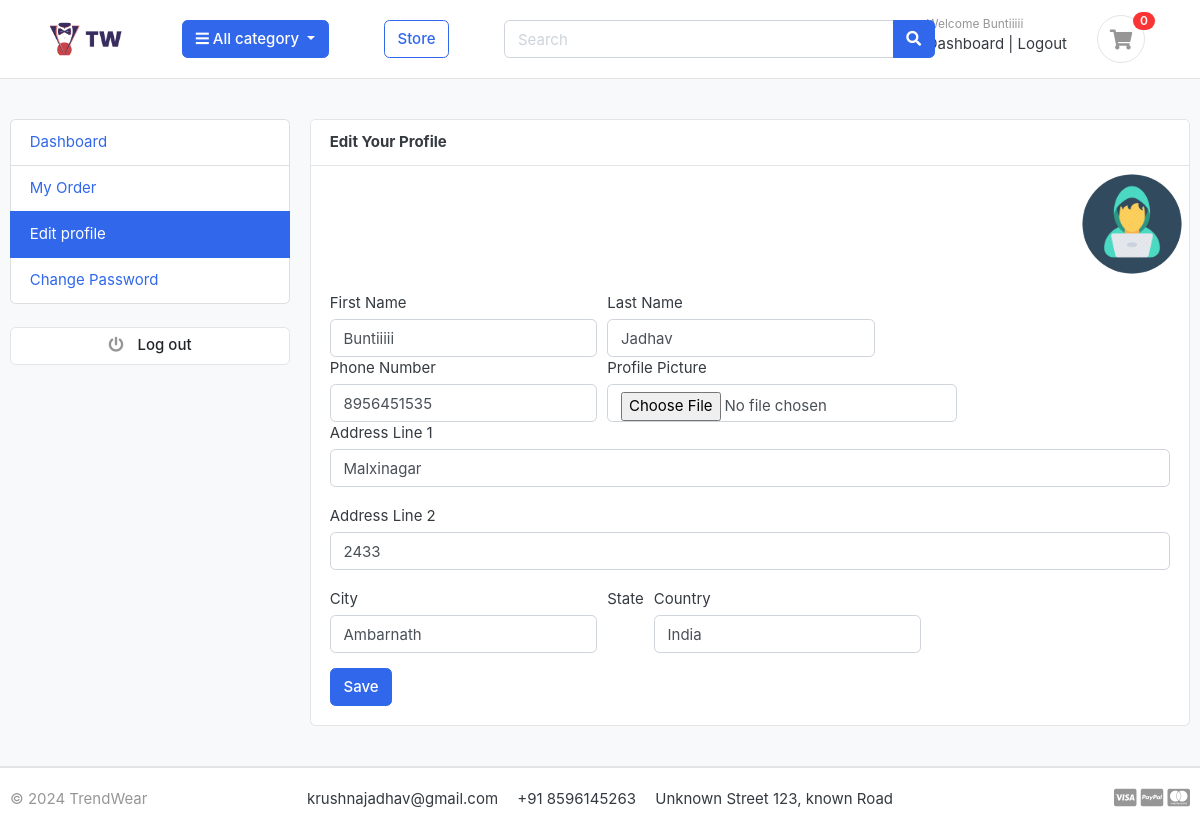
The page /accounts/edit_profile/ (signed in) on the database its author committed.
### accounts/models.py (models this page shows, shortened)
class Account(AbstractBaseUser):
    first_name   = models.CharField(max_length=50)
    last_name    = models.CharField(max_length=50)
    username     = models.CharField(max_length=50,unique=True)
    email        = models.EmailField(max_length=100,unique=True)
    phone_number = models.CharField(max_length=50)
    date_joined   = models.DateTimeField(auto_now_add=True)
    last_login    = models.DateTimeField(auto_now_add=True)
    is_admin      = models.BooleanField(default=False)
    is_staff      = models.BooleanField(default=False)
    is_active     = models.BooleanField(default=False)
    is_superadmin = models.BooleanField(default=False)
    USERNAME_FIELD = 'email'
    REQUIRED_FIELDS =['username','first_name','last_name']
    objects=MyAccountManager()

class UserProfile(models.Model):
    user=models.OneToOneField(Account,on_delete=models.CASCADE)
    address_line_1=models.CharField(blank=True,max_length=100)
    address_line_2=models.CharField(blank=True,max_length=100)
    profile_picture=models.ImageField(blank=True,upload_to='userprofile')
    city=models.CharField(max_length=20,blank=True)
    state=models.CharField(max_length=20,blank=True)
    country=models.CharField(max_length=20,blank=True)

### accounts/views.py (the view)
# urls.py: path('edit_profile/',v.edit_profile,name='edit_profile')
def edit_profile(request):
    userprofile=get_object_or_404(UserProfile,user=request.user)
    if request.method == "POST":
        user_form = UserForm(request.POST,instance=request.user)
        profile_form=UserProfileForm(request.POST,request.FILES,instance=userprofile)
        if user_form.is_valid() and profile_form.is_valid():
            user_form.save()
            profile_form.save()
            messages.success(request,'Your profile is updated')
            return redirect('edit_profile')
    else:
        user_form=UserForm(instance=request.user)
        profile_form=UserProfileForm(instance=userprofile)
    context={
        'user_form':user_form,
        'profile_form':profile_form,
        'userprofile':userprofile
    }
    return render(request,'accounts/edit_profile.html',context)

### accounts/forms.py
class UserForm(forms.ModelForm):
    class Meta:
        model = Account
        fields = ('first_name','last_name','phone_number')
    def __init__(self,*args,**kwargs):
        super(UserForm,self).__init__(*args,**kwargs)
        for field in self.fields:
            self.fields[field].widget.attrs['class'] = 'form-control'

class UserProfileForm(forms.ModelForm):
    profile_picture = forms.ImageField(required=False,error_messages={'invalid':("Image Files Only")},widget=forms.FileInput )
    class Meta:
        model=UserProfile
        fields = ('address_line_1','address_line_2','city','country','profile_picture')
    def __init__(self,*args,**kwargs):
        super(UserProfileForm,self).__init__(*args,**kwargs)
        for field in self.fields:
            self.fields[field].widget.attrs['class'] = 'form-control'

### EK_app/context_processors.py (called while the page is built)
def menu_links(request):
    links = Category.objects.all()
    return dict(links=links)

### EK_app/models.py (called while the page is built)
    def get_url(self):
        return reverse('products_by_category',args=[self.slug])

### cart/context_processors.py (called while the page is built)
def counter(request):
    cart_count=0
    if 'admin' in request.path:
        return {}
    else:
        try:
            cart=Cart.objects.filter(cart_id=_cart_id(request))
            if request.user.is_authenticated:
                cart_items = CartItem.objects.all().filter(user=request.user)
            else:
                cart_items = CartItem.objects.all().filter(cart=cart[:1])
            for cart_item in cart_items:
                cart_count  += cart_item.quantity
        except Cart.DoesNotExist:
            cart_count=0
    return dict(cart_count=cart_count)

### cart/views.py (called while the page is built)
def _cart_id(request):
    cart=request.session.session_key
    if not cart:
        cart=request.session.create()
    return cart

### EK_app/templates/accounts/edit_profile.html (shortened to what this page needs)
{% extends "base.html" %}
{% block content %}
<section class="section-conten padding-y bg">
    <div class="container">
        <div class="row">
       {% include "includes/dashboard_sidebar.html" %}
        <main class="col-md-9">
            <article class="card">
            <header class="card-header">
                <strong class="d-inline-block mr-3">Edit Your Profile</strong>
            </header>
            <div class="text-right mx-2 mt-2">
                <img src="{{userprofile.profile_picture.url}}" alt="profile picture" width="100" style="border-radius:50px;">
            </div>
            <div class="card-body">
                <div class="row">
                    <div class="col-md-12">
                        <form action="{% url 'edit_profile' %}" method="POST" enctype="multipart/form-data">
                            <div class="form-row">
                                <div class="form-group-col-md-6">
                                    <label>First Name</label>
                                    {{user_form.first_name}}
                                </div>
                                <div class="form-group-col-md-6">
                                    <label>Last Name</label>
                                    {{user_form.last_name}}
                                </div>
                            </div>
                            <div class="form-row">
                                <div class="form-group-col-md-6">
                                    <label>Phone Number </label>
                                    {{user_form.phone_number}}
                                </div>
                                <div class="form-group-col-md-6">
                                    <label>Profile Picture</label>
                                    {{profile_form.profile_picture}}
                                </div>
                            </div>
                            <div class="form-group">
                                <label for="">Address Line 1</label>
                                {{profile_form.address_line_1}}
                            </div>
                            <div class="form-group">
                                <label for="">Address Line 2</label>
                                {{profile_form.address_line_2}}
                            </div>
                            <div class="form-row mb-3">
                                <div class="form-group-col-md-4">
                                    <label>City</label>
                                    {{profile_form.city}}
                                </div>
                                <div class="form-group-col-md-4">
                                    <label>State</label>
                                </div>
                                <div class="form-group-col-md-4">
                                    <label>Country</label>
                                    {{profile_form.country}}
                                </div>
                            </div>
                            <input type="submit" value="Save" class="btn btn-primary">
                        </form>
                    </div>
                </div>
            </div>
            </article>
        </main>
    </div>
    </div>
    </section>
{% endblock content %}

### EK_app/templates/includes/navbar.html (shortened to what this page needs)
{% load static %}
<header class="section-header">
    <section class="header-main border-bottom">
        <div class="container-fluid">
    <div class="row align-items-center">
        <div class="">
            <a href="/" class="brand-wrap">
                <img class="logo ml-5 mr-5"  src="{% static "./images/logo1.png" %}" >
            </a>
        </div>
        <div class="col-lg col-sm col-md col-6 flex-grow-0">
            <div class="category-wrap dropdown d-inline-block float-right">
                <button type="button" class="btn btn-primary dropdown-toggle" data-toggle="dropdown">
                    <i class="fa fa-bars"></i> All category
                </button>
            </div>
        </div>
        <a href="{% url "storev" %}" class="btn btn-outline-primary ml-5">Store</a>
        <div class="col-lg  col-md-6 col-sm-12 col">
            <form action="{% url "search" %}" class="search" method='GET'>
                <div class="input-group w-70 ml-5 ">
                    <input type="text" class="form-control" style="width:60%;" placeholder="Search" name="keyword">
                    <div class="input-group-append">
                      <button class="btn btn-primary " type="submit">
                        <i class="fa fa-search"></i>
                      </button>
                    </div>
                </div>
            </form>
        </div>
        <div class="col-lg-3 col-sm-6 col-8 order-2 order-lg-3">
                    <div class="d-flex justify-content-end mb-3 mb-lg-0">
                        {% if user.id is None %}
                        <div class="widget-header mr-4">
                            <small class="title text-muted">Welcome guest!</small>
                            <div>
                                <a href="{% url 'login' %}">Sign in</a> <span class="dark-transp"> | </span>
                                <a href="{% url 'register' %}"> Register</a>
                            </div>
                        </div>
                        {% else %}
                        <div class="widget-header">
                            <small class="title text-muted">Welcome {{user.first_name}}</small>
                            <div>
                                <a href="{% url "dashboard" %}">Dashboard</a> <span class="dark-transp"> | </span>
                                <a href="{% url 'logout' %}">Logout</a>
                            </div>
                        </div>
                        {% endif %}
                        <a href="{% url "cart" %}" class="widget-header pl-3 ml-3">
                            <div class="icon icon-sm rounded-circle border mr-5"><i class="fa fa-shopping-cart"></i></div>
                            <span class="badge badge-pill badge-danger notify mr-5">{{ cart_count }}</span>
                        </a>
                    </div>
                </div>
    </div>
        </div>
    </section>
    </header>

### EK_app/static/css/style.css (style rules this page uses)
* { padding: 0; margin: 0; }

### EK_app/static/css/ui.css (style rules this page uses)
html { font-family: "Inter", sans-serif; font-size: 15px; }
.icon-xs, .icon-sm, .icon-md, .icon-lg { display: inline-block; text-align: center; flex-shrink: 0; flex-grow: 0; }
.icon-sm { width: 48px; height: 48px; line-height: 48px !important; font-size: 20px; }
.padding-y { padding-top: 40px; padding-bottom: 40px; }
article:after, .form-group:after { display: block; clear: both; content: ""; }
.bg { background-color: #f8f9fa; }
.header-main { position: relative; padding-top: 1rem; padding-bottom: 1rem; }
.brand-wrap .logo, .navbar-brand .logo { margin-right: 7px; max-height: 42px; display: inline-block; }
.widget-header { display: inline-block; vertical-align: middle; position: relative; }
.widget-header a { color: #343a40; }
.widget-header i { color: #969696; }
.widget-header .title { display: block; }
.widget-header .notify { position: absolute; top: -3px; right: -10px; }
.notify { position: absolute; top: -4px; right: -10px; display: inline-block; padding: 0.25em 0.6em; font-size: 12px; line-height: 1; text-align: center; border-radius: 3rem; color: #fff; background-color: #fa3434; }

### rows shown on the page
Account: first_name "Buntiiiii", last_name "Jadhav", phone_number "8956451535"
UserProfile: profile_picture (picture), address_line_1 "Malxinagar", address_line_2 "2433", city "Ambarnath", country "India"

### other values the page prints
{{ cart_count }} "0"
